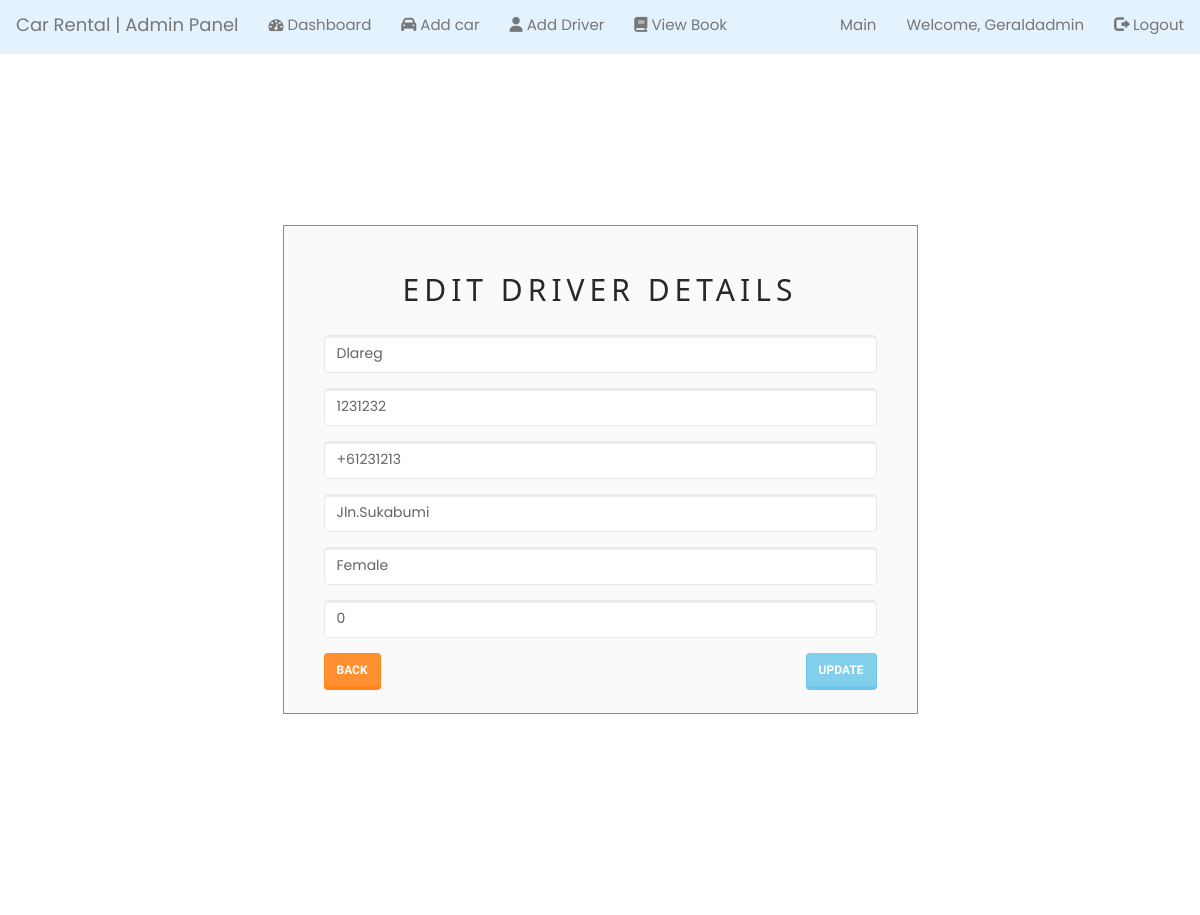
Before: /editdriver.php?driver_id=3 (signed in) with the older database file.
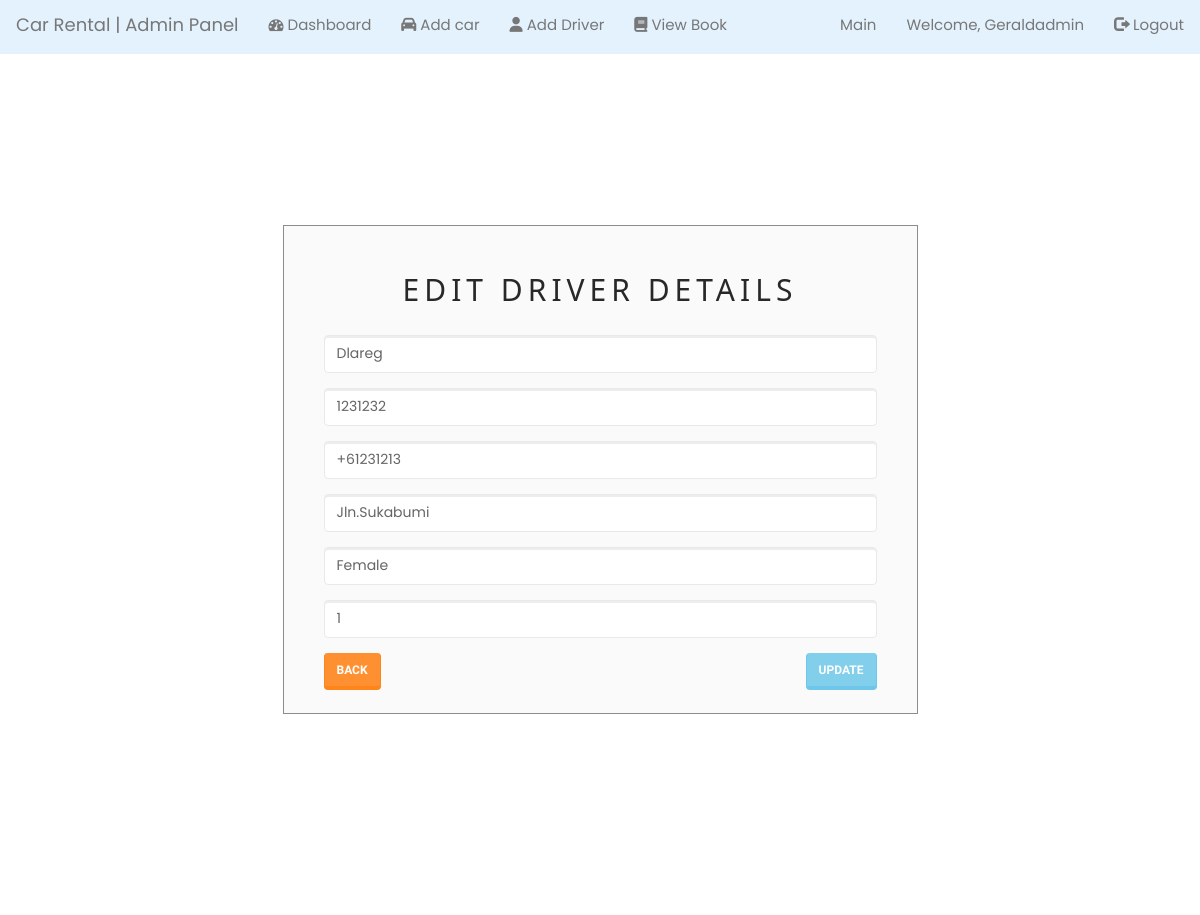
After: the same page with the newer database file.
### tables this page shows
CREATE TABLE `driver` (
  `driver_id` int(255) NOT NULL,
  `driver_name` varchar(50) NOT NULL,
  `dl_number` varchar(50) NOT NULL,
  `driver_phone` varchar(15) NOT NULL,
  `driver_address` varchar(50) NOT NULL,
  `driver_gender` varchar(10) NOT NULL,
  `driver_availability` tinyint(1) DEFAULT 1
);

### editdriver.php (the view, shortened to what this page needs)
<?php
@include 'config.php';
?>
<head>
<link rel="stylesheet" href="assets/bootstrap/css/bootstrap.min.css">
<link rel="stylesheet" href="assets/fonts/font-awesome.min.css">
<link rel="stylesheet" href="assets/w3css/w3.css">
<link rel="stylesheet" type="text/css" href="assets/css/customerlogin.css">
<link rel="stylesheet" type="text/css" media="screen" href="assets/css/clientpage.css" />
	<link rel="stylesheet" href="css/font-awesome.min.css">
	<link rel="stylesheet" href="css/style.css">
	<link rel="stylesheet" href="https://maxcdn.bootstrapcdn.com/bootstrap/3.4.1/css/bootstrap.min.css">
  <link rel="stylesheet" href="https://maxcdn.bootstrapcdn.com/bootstrap/3.4.1/css/bootstrap.min.css">
    <link rel="stylesheet" href="assets/bootstrap/css/bootstrap.min.css">
    <link rel="stylesheet" href="assets/fonts/font-awesome.min.css">
    <link rel="stylesheet" href="assets/css/user.css">
    <link rel="stylesheet" href="assets/w3css/w3.css">
    <?php
    include ('navbar.php');
    $driver_id = $_GET['driver_id'];
    $data = mysqli_query($conn, "SELECT * FROM driver WHERE driver_id='$driver_id'");
    while ($display = mysqli_fetch_array($data)) {
		 $driver_name = $display['driver_name'];
		 $dl_number = $display['dl_number'];
		 $driver_phone = $display['driver_phone'];
		 $driver_address = $display['driver_address'];
     $driver_gender = $display['driver_gender'];
     $driver_availability = $display['driver_availability'];  }
    ?>
</head>
<div class="container" style="margin-top: 65px;" >
    <div class="col-md-7" style="float: none; margin: 0 auto;">
      <div class="form-area">
        <form role="form" action="editdriver.php" method="POST">
        <br style="clear: both">
          <h3 style="margin-bottom: 25px; text-align: center; font-size: 30px;"> Edit Driver Details </h3>
          <div class="form-group">
            <input type="text" class="form-control" id="driver_name" name="driver_name" placeholder="Driver Name " required autofocus="" value=<?php echo $driver_name;?>>
          </div>
          <div class="form-group">
            <input type="text" class="form-control" id="dl_number" name="dl_number" placeholder="Driving License Number" required value=<?php echo $dl_number;?>>
          </div>
          <div class="form-group">
            <input type="text" class="form-control" id="driver_phone" name="driver_phone" placeholder="Contact" required value=<?php echo $driver_phone;?>>
          </div>
          <div class="form-group">
            <input type="text" class="form-control" id="driver_address" name="driver_address" placeholder="Address" required value=<?php echo $driver_address;?>>
          </div>
          <div class="form-group">
            <input type="text" class="form-control" id="driver_gender" name="driver_gender" placeholder="Gender" required value=<?php echo $driver_gender;?>>
          </div>
          <div class="form-group">
            <input type="text" class="form-control" id="driver_availability" name="driver_availability" placeholder="1(True)/0(False)" required value=<?php echo $driver_availability; ?>>
          </div>
          <a class="btn btn-warning pull-left" href="admin_page.php"> Back</a>
           <button type="submit"  name="update" class="btn btn-info pull-right"> Update</button>
        </form>
      </div>
    </div>

Changed rows visible on the page:
changed driver "Dlareg": driver_availability "0" → "1"
